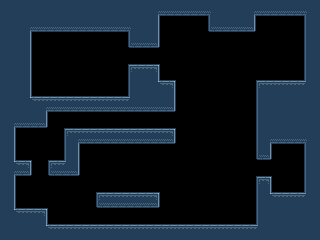

A level layout from a 2D game, rendered from its tile map. Below: a short description, then the map file with its tile-grid data intact:
An orthogonal 40x30 tile map with 8x8 px tiles, 1 tile layer (map) and 11 objects (7x crate, dispenser, elevator, player, pusher).

<map version="1.0" orientation="orthogonal" width="40" height="30" tilewidth="8" tileheight="8">
    <tileset firstgid="1" name="tiles" tilewidth="8" tileheight="8">
        <image source="tiles.png" width="128" height="8" />
    </tileset>
    <layer name="map" width="40" height="30">
        <data encoding="csv">
            16,16,16,16,16,16,16,16,16,16,16,16,16,16,16,16,16,16,16,16,16,16,16,16,16,16,16,16,16,16,16,16,16,16,16,16,16,16,16,16,
            16,16,16,16,16,16,16,16,16,16,16,16,16,16,16,16,16,16,16,9,12,12,12,12,12,12,2,16,16,16,16,9,12,12,12,12,12,12,2,16,
            16,16,16,16,16,16,16,16,16,16,16,16,16,16,16,16,16,16,16,14,0,0,0,0,0,0,8,16,16,16,16,14,0,0,0,0,0,0,8,16,
            16,16,16,9,12,12,12,12,12,12,12,12,12,12,12,12,2,16,16,14,0,0,0,0,0,0,4,12,12,12,12,10,0,0,0,0,0,0,8,16,
            16,16,16,14,0,0,0,0,0,0,0,0,0,0,0,0,8,16,16,14,0,0,0,0,0,0,0,0,0,0,0,0,0,0,0,0,0,0,8,16,
            16,16,16,14,0,0,0,0,0,0,0,0,0,0,0,0,4,12,12,10,0,0,0,0,0,0,0,0,0,0,0,0,0,0,0,0,0,0,8,16,
            16,16,16,14,0,0,0,0,0,0,0,0,0,0,0,0,0,0,0,0,0,0,0,0,0,0,0,0,0,0,0,0,0,0,0,0,0,0,8,16,
            16,16,16,14,0,0,0,0,0,0,0,0,0,0,0,0,0,0,0,0,0,0,0,0,0,0,0,0,0,0,0,0,0,0,0,0,0,0,8,16,
            16,16,16,14,0,0,0,0,0,0,0,0,0,0,0,0,7,15,15,13,0,0,0,0,0,0,0,0,0,0,0,0,0,0,0,0,0,0,8,16,
            16,16,16,14,0,0,0,0,0,0,0,0,0,0,0,0,8,16,16,14,0,0,0,0,0,0,0,0,0,0,0,0,0,0,0,0,0,0,8,16,
            16,16,16,14,0,0,0,0,0,0,0,0,0,0,0,0,8,16,16,5,15,13,0,0,0,0,0,0,0,0,0,0,7,15,15,15,15,15,3,16,
            16,16,16,14,0,0,0,0,0,0,0,0,0,0,0,0,8,16,16,16,16,14,0,0,0,0,0,0,0,0,0,0,8,16,16,16,16,16,16,16,
            16,16,16,5,15,15,15,15,15,15,15,15,15,15,15,15,3,16,16,16,16,14,0,0,0,0,0,0,0,0,0,0,8,16,16,16,16,16,16,16,
            16,16,16,16,16,9,12,12,12,12,12,12,12,12,12,12,12,12,12,12,12,10,0,0,0,0,0,0,0,0,0,0,8,16,16,16,16,16,16,16,
            16,16,16,16,16,14,0,0,0,0,0,0,0,0,0,0,0,0,0,0,0,0,0,0,0,0,0,0,0,0,0,0,8,16,16,16,16,16,16,16,
            16,9,12,12,12,10,0,0,0,0,0,0,0,0,0,0,0,0,0,0,0,0,0,0,0,0,0,0,0,0,0,0,8,16,16,16,16,16,16,16,
            16,14,0,0,0,0,0,0,7,15,15,15,15,15,15,15,15,15,15,15,15,13,0,0,0,0,0,0,0,0,0,0,8,16,16,16,16,16,16,16,
            16,14,0,0,0,0,0,0,8,9,12,12,12,12,12,12,12,12,12,12,12,10,0,0,0,0,0,0,0,0,0,0,8,9,12,12,12,12,2,16,
            16,14,0,0,0,0,0,0,8,14,0,0,0,0,0,0,0,0,0,0,0,0,0,0,0,0,0,0,0,0,0,0,8,14,0,0,0,0,8,16,
            16,14,0,0,0,0,0,0,8,14,0,0,0,0,0,0,0,0,0,0,0,0,0,0,0,0,0,0,0,0,0,0,4,10,0,0,0,0,8,16,
            16,5,15,13,0,0,7,15,3,14,0,0,0,0,0,0,0,0,0,0,0,0,0,0,0,0,0,0,0,0,0,0,0,0,0,0,0,0,8,16,
            16,9,12,10,0,0,4,12,12,10,0,0,0,0,0,0,0,0,0,0,0,0,0,0,0,0,0,0,0,0,0,0,0,0,0,0,0,0,8,16,
            16,14,0,0,0,0,0,0,0,0,0,0,0,0,0,0,0,0,0,0,0,0,0,0,0,0,0,0,0,0,0,0,7,13,0,0,0,0,8,16,
            16,14,0,0,0,0,0,0,0,0,0,0,0,0,0,0,0,0,0,0,0,0,0,0,0,0,0,0,0,0,0,0,8,14,0,0,0,0,8,16,
            16,14,0,0,0,0,0,0,0,0,0,0,7,15,15,15,15,15,15,13,0,0,0,0,0,0,0,0,0,0,0,0,8,5,15,15,15,15,3,16,
            16,14,0,0,0,0,0,0,0,0,0,0,4,12,12,12,12,12,12,10,0,0,0,0,0,0,0,0,0,0,0,0,8,16,16,16,16,16,16,16,
            16,5,15,15,15,13,0,0,0,0,0,0,0,0,0,0,0,0,0,0,0,0,0,0,0,0,0,0,0,0,0,0,8,16,16,16,16,16,16,16,
            16,16,16,16,16,14,0,0,0,0,0,0,0,0,0,0,0,0,0,0,0,0,0,0,0,0,0,0,0,0,0,0,8,16,16,16,16,16,16,16,
            16,16,16,16,16,5,15,15,15,15,15,15,15,15,15,15,15,15,15,15,15,15,15,15,15,15,15,15,15,15,15,15,3,16,16,16,16,16,16,16,
            16,16,16,16,16,16,16,16,16,16,16,16,16,16,16,16,16,16,16,16,16,16,16,16,16,16,16,16,16,16,16,16,16,16,16,16,16,16,16,16
        </data>
    </layer>
    <objectgroup name="objects" width="40" height="30">
        <object name="dispenser" type="dispenser" x="37" y="37" width="13" height="14">
            <properties>
                <property name="bounce" value="0.3" />
                <property name="gravity" value="300" />
                <property name="maxvx" value="250" />
                <property name="maxvy" value="50" />
                <property name="minvx" value="100" />
                <property name="minvy" value="-50" />
                <property name="quantity" value="100" />
            </properties>
        </object>
        <object name="elevator" type="elevator" x="200" y="80" height="112" />
        <object name="crate" type="crate" x="184" y="79" />
        <object name="crate" type="crate" x="269" y="30" width="14" height="13" />
        <object name="crate" type="crate" x="108" y="170" />
        <object name="crate" type="crate" x="126" y="155" />
        <object name="crate" type="crate" x="128" y="177" />
        <object name="crate" type="crate" x="142" y="164" />
        <object name="crate" type="crate" x="99" y="119" />
        <object name="player" type="player" x="32" y="176" width="10" height="11" />
        <object name="pusher" type="pusher" x="96" y="208" width="56" height="6" />
    </objectgroup>
</map>
